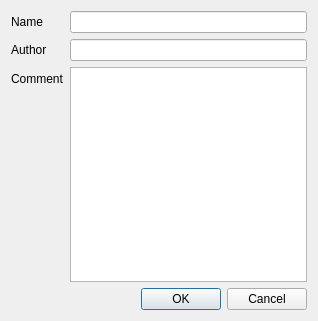
<?xml version="1.0" encoding="UTF-8"?>
<ui version="4.0">
 <class>mbCoreDialogProject</class>
 <widget class="QDialog" name="mbCoreDialogProject">
  <property name="geometry">
   <rect>
    <x>0</x>
    <y>0</y>
    <width>318</width>
    <height>321</height>
   </rect>
  </property>
  <property name="windowTitle">
   <string>Dialog</string>
  </property>
  <layout class="QVBoxLayout" name="verticalLayout">
   <item>
    <layout class="QFormLayout" name="formLayout">
     <item row="0" column="0">
      <widget class="QLabel" name="label">
       <property name="text">
        <string>Name</string>
       </property>
      </widget>
     </item>
     <item row="0" column="1">
      <widget class="QLineEdit" name="lnName"/>
     </item>
     <item row="1" column="0">
      <widget class="QLabel" name="label_2">
       <property name="text">
        <string>Author</string>
       </property>
      </widget>
     </item>
     <item row="1" column="1">
      <widget class="QLineEdit" name="lnAuthor"/>
     </item>
     <item row="2" column="0">
      <widget class="QLabel" name="label_3">
       <property name="frameShape">
        <enum>QFrame::NoFrame</enum>
       </property>
       <property name="frameShadow">
        <enum>QFrame::Plain</enum>
       </property>
       <property name="text">
        <string>Comment</string>
       </property>
      </widget>
     </item>
     <item row="2" column="1">
      <widget class="QPlainTextEdit" name="txtComment"/>
     </item>
    </layout>
   </item>
   <item>
    <widget class="QDialogButtonBox" name="buttonBox">
     <property name="orientation">
      <enum>Qt::Horizontal</enum>
     </property>
     <property name="standardButtons">
      <set>QDialogButtonBox::Cancel|QDialogButtonBox::Ok</set>
     </property>
    </widget>
   </item>
  </layout>
 </widget>
 <resources/>
 <connections/>
</ui>
